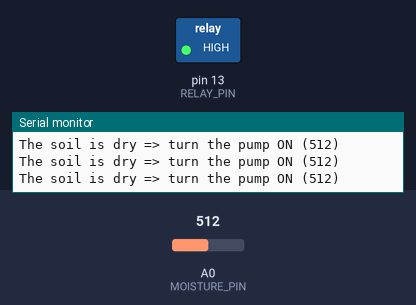
Bench run of a sketch on a simulated Arduino Uno, built with avr-gcc and run on an emulated ATmega328P. Parts: switched loads named in the sketch (green lamp = pin HIGH), the last lines printed to the serial monitor. The test bench sets the inputs (shaded band); at power-on: A0 (MOISTURE_PIN) = 512.

Above: at 1.2 s.
1.3 s: A0 (MOISTURE_PIN) set to 493
2.8 s: A0 (MOISTURE_PIN) set to 464
At 3.9 s:
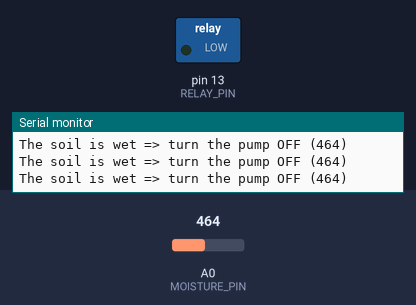
4.3 s: A0 (MOISTURE_PIN) set to 490
At 5.3 s:
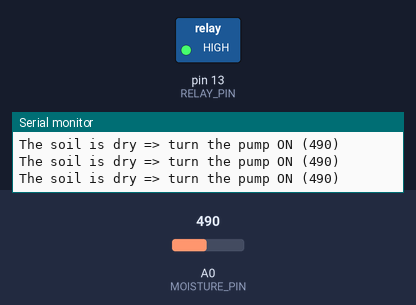
5.9 s: A0 (MOISTURE_PIN) set to 470
At 6.7 s:
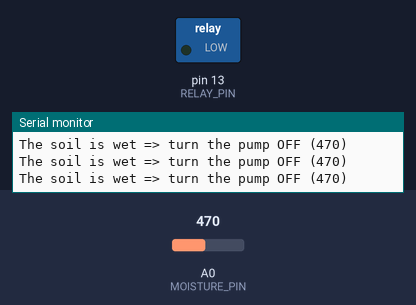
Timing chart, 0 to 8.5 s (numbered marks = the images above; inputs shaded):
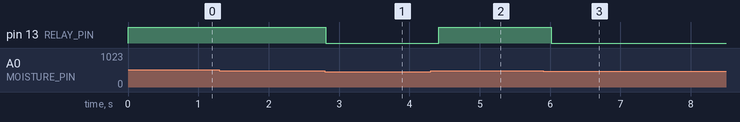

The sketch:

esp8266_automatic_watering.ino
```cpp
#define RELAY_PIN    13
#define MOISTURE_PIN A0
#define THRESHOLD 480 //change threshold accordingly

void setup() {
  Serial.begin(9600);
  pinMode(RELAY_PIN, OUTPUT);
}
void loop() {
  int value = analogRead(MOISTURE_PIN); // read the analog values for the moisture sensor

  if (value > THRESHOLD) {
    Serial.print("The soil is dry => turn the pump ON");
    digitalWrite(RELAY_PIN, HIGH);
  } else {
    Serial.print("The soil is wet => turn the pump OFF");
    digitalWrite(RELAY_PIN, LOW);
  }
  Serial.print(" (");
  Serial.print(value);
  Serial.println(")");

  delay(200);
}
```

Measured:
- the behaviour switches between 481 and 480 on A0 (MOISTURE_PIN) (found by bisection; images 0 and 1)
- after the input at 2.8 s, pin 13 (RELAY_PIN): HIGH → LOW at once
- after the input at 4.3 s, pin 13 (RELAY_PIN): LOW → HIGH after 0.11 s
- after the input at 5.9 s, pin 13 (RELAY_PIN): HIGH → LOW after 0.12 s
